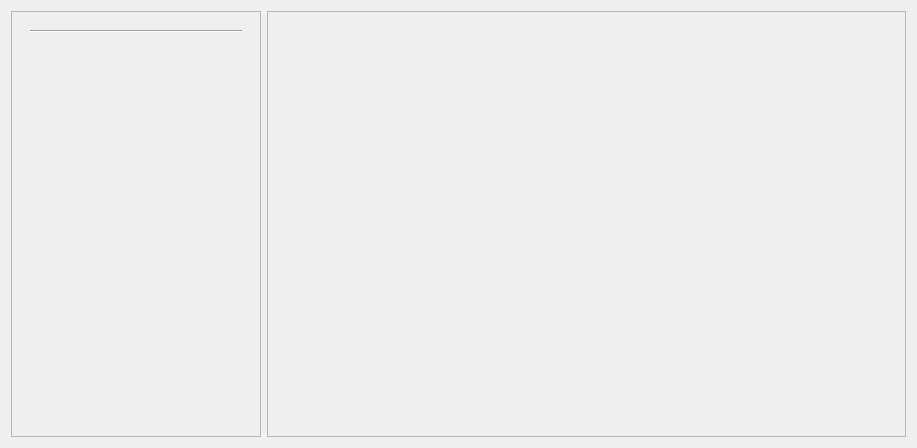
<?xml version="1.0" encoding="UTF-8"?>
<ui version="4.0">
 <class>PageNavifation</class>
 <widget class="QWidget" name="PageNavifation">
  <property name="geometry">
   <rect>
    <x>0</x>
    <y>0</y>
    <width>917</width>
    <height>448</height>
   </rect>
  </property>
  <property name="windowTitle">
   <string>Form</string>
  </property>
  <layout class="QVBoxLayout" name="verticalLayout">
   <item>
    <layout class="QHBoxLayout" name="horizontalLayout">
     <item>
      <widget class="QFrame" name="frame">
       <property name="minimumSize">
        <size>
         <width>250</width>
         <height>300</height>
        </size>
       </property>
       <property name="maximumSize">
        <size>
         <width>300</width>
         <height>16777215</height>
        </size>
       </property>
       <property name="frameShape">
        <enum>QFrame::StyledPanel</enum>
       </property>
       <property name="frameShadow">
        <enum>QFrame::Sunken</enum>
       </property>
       <layout class="QVBoxLayout" name="verticalLayout_7">
        <item>
         <layout class="QVBoxLayout" name="verticalLayout_6">
          <item>
           <widget class="QFrame" name="frame_3">
            <property name="minimumSize">
             <size>
              <width>100</width>
              <height>100</height>
             </size>
            </property>
            <property name="frameShape">
             <enum>QFrame::NoFrame</enum>
            </property>
            <property name="frameShadow">
             <enum>QFrame::Plain</enum>
            </property>
            <layout class="QVBoxLayout" name="verticalLayout_4">
             <item>
              <widget class="Line" name="line">
               <property name="minimumSize">
                <size>
                 <width>0</width>
                 <height>0</height>
                </size>
               </property>
               <property name="orientation">
                <enum>Qt::Horizontal</enum>
               </property>
              </widget>
             </item>
             <item>
              <layout class="QVBoxLayout" name="topNavigationBar"/>
             </item>
             <item>
              <spacer name="verticalSpacer_2">
               <property name="orientation">
                <enum>Qt::Vertical</enum>
               </property>
               <property name="sizeHint" stdset="0">
                <size>
                 <width>20</width>
                 <height>40</height>
                </size>
               </property>
              </spacer>
             </item>
            </layout>
           </widget>
          </item>
          <item>
           <spacer name="verticalSpacer">
            <property name="orientation">
             <enum>Qt::Vertical</enum>
            </property>
            <property name="sizeHint" stdset="0">
             <size>
              <width>20</width>
              <height>40</height>
             </size>
            </property>
           </spacer>
          </item>
          <item>
           <widget class="QFrame" name="frame_4">
            <property name="minimumSize">
             <size>
              <width>100</width>
              <height>0</height>
             </size>
            </property>
            <property name="frameShape">
             <enum>QFrame::NoFrame</enum>
            </property>
            <property name="frameShadow">
             <enum>QFrame::Sunken</enum>
            </property>
            <layout class="QVBoxLayout" name="verticalLayout_3">
             <item>
              <spacer name="verticalSpacer_3">
               <property name="orientation">
                <enum>Qt::Vertical</enum>
               </property>
               <property name="sizeHint" stdset="0">
                <size>
                 <width>20</width>
                 <height>0</height>
                </size>
               </property>
              </spacer>
             </item>
             <item>
              <layout class="QVBoxLayout" name="bottomNavigationBar"/>
             </item>
            </layout>
           </widget>
          </item>
         </layout>
        </item>
       </layout>
      </widget>
     </item>
     <item>
      <widget class="QStackedWidget" name="navigationOutlet">
       <property name="minimumSize">
        <size>
         <width>0</width>
         <height>300</height>
        </size>
       </property>
       <property name="frameShape">
        <enum>QFrame::StyledPanel</enum>
       </property>
       <property name="frameShadow">
        <enum>QFrame::Sunken</enum>
       </property>
      </widget>
     </item>
    </layout>
   </item>
  </layout>
 </widget>
 <resources>
  <include location="../../resources/resources.qrc"/>
 </resources>
 <connections/>
</ui>
